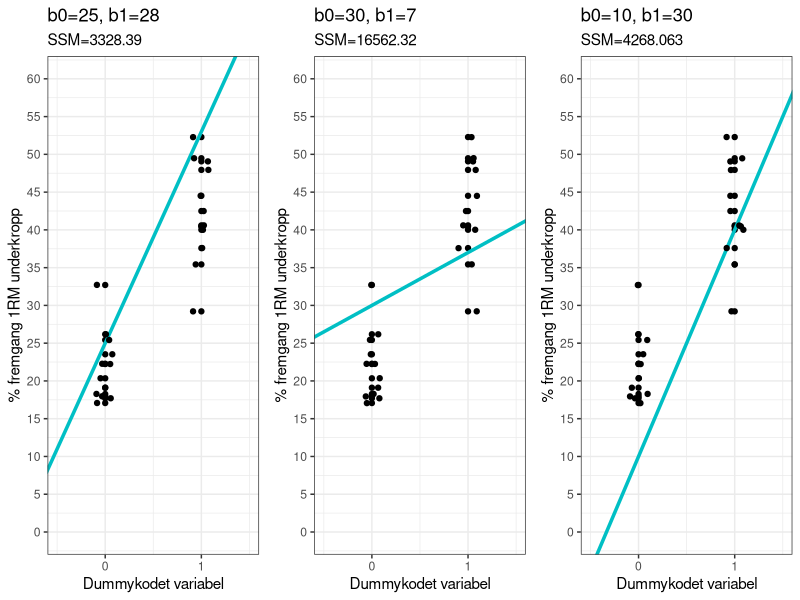

Here is the R script that generated this plot:
## ---- chunk 1
library(tidyverse)
options(scipen=999)
#lager et nytt objekt som heter dummykodet.dat
set.seed(2002) #viktig å ha med denne for å få nøyaktig samme datasett
tre.sett <- rnorm(n = 12, mean = 41, sd = 5) #12 individer
ett.sett <-rnorm(n = 12, mean = 21, sd = 5) #12 individer

#lager en tibble fra tidyverse-pakken. Må ha lastet inn tidyverse library(tidyverse) i scriptfilen
dat <- tibble(individ = seq(1:24),
              gruppe = rep(c("tre.sett ", "ett.sett"), c(length(tre.sett), length(ett.sett))),
              rm = c(tre.sett , ett.sett))


#lager et nytt objekt som heter dummykodet.dat
dat <- dat %>%
  # her lager jeg en ny kolonne som heter dummykoder. If gruppe == 'ett.sett', gi verdien 0, else gi de 1.
  mutate(dummykodet = if_else(gruppe == "ett.sett", 0, 1)
  )


dat <- dat %>%
  mutate(dummykodet = as.integer(dummykodet))


modell <- dat %>%
  summarise(ss = rm - mean(rm),
            sum.ss = sum(ss^2),
            mod.m = if_else(dummykodet == 0, 10, 30), # 21.90, 42.42
            error = (rm - mod.m)^2,
            sum.error = sum(error),
            pre = (sum.ss - sum.error) / sum.ss
            ) %>%
  pull(sum.error)


a <- ggplot(dat, aes(dummykodet, rm)) +
  geom_point()+
  scale_y_continuous(breaks = seq(0, 60, 5)) +
  scale_x_continuous(breaks = seq(0, 1, 1)) +
  coord_cartesian(ylim = c(0, 60), xlim = c(-0.5, 1.5)) +
  geom_abline(intercept = 25, slope = 28, color="#00BFC4", size=1.2) +
  geom_jitter(width = 0.1) + 
  labs(y="% fremgang 1RM underkropp", x="Dummykodet variabel", title = "b0=25, b1=28", subtitle = "SSM=3328.39") +
  theme_bw()

b <- ggplot(dat, aes(dummykodet, rm)) +
  geom_point()+
  scale_y_continuous(breaks = seq(0, 60, 5)) +
  scale_x_continuous(breaks = seq(0, 1, 1)) +
  coord_cartesian(ylim = c(0, 60), xlim = c(-0.5, 1.5)) +
  geom_abline(intercept = 30, slope = 07, color="#00BFC4", size=1.2) +
  geom_jitter(width = 0.1) + 
  labs(y="% fremgang 1RM underkropp", x="Dummykodet variabel", title = "b0=30, b1=7", subtitle = "SSM=16562.32") +
  theme_bw()

c <- ggplot(dat, aes(dummykodet, rm)) +
  geom_point()+
  scale_y_continuous(breaks = seq(0, 60, 5)) +
  scale_x_continuous(breaks = seq(0, 1, 1)) +
  coord_cartesian(ylim = c(0, 60), xlim = c(-0.5, 1.5)) +
  geom_abline(intercept = 10, slope = 30, color="#00BFC4", size=1.2) +
  geom_jitter(width = 0.1) + 
  labs(y="% fremgang 1RM underkropp", x="Dummykodet variabel", title = "b0=10, b1=30", subtitle = "SSM=4268.063") +
  theme_bw()

library(cowplot)
plot_grid(a,b, c, nrow = 1)


